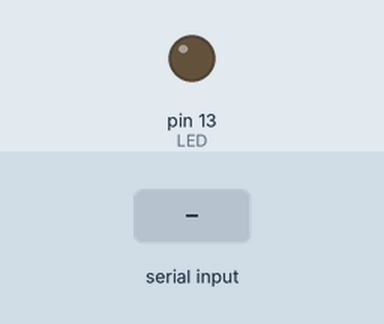
Recording of a sketch running on a simulated Arduino Mega 2560, built with avr-gcc and run on an emulated ATmega2560. On the bench: output pins drawn as LEDs (lit = HIGH). Inputs (shaded band) come from the test bench.

Above: at 1.2 s.
1.3 s: "1" received over the second serial link
At 2.5 s:
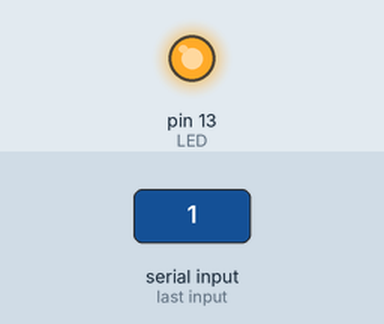
2.8 s: "0" received over the second serial link
At 3.8 s:
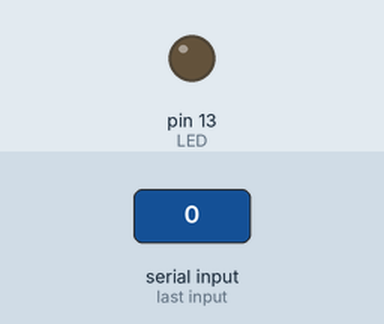
Timing chart, 0 to 5.8 s (numbered marks = the images above; inputs shaded):
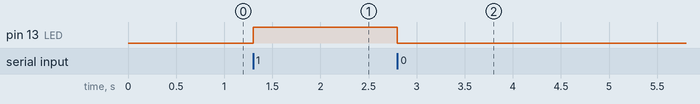

Measured:
- after the input at 1.3 s, pin 13 (LED): LOW → HIGH at once
- after the input at 2.8 s, pin 13 (LED): HIGH → LOW at once

The sketch:

jetson_uno_uart.ino
```cpp
/*
 *  Date: 2021-06-22
 *  Author: Park Kuyeon
 *  Title: Jetson - Arduino UNO UART Program
 *  Description: This is the code about the UNO recieving data from the Jetson
 *              and controls the LED attatched on the UNO and sends LED status to the Jetson.
 *
 *
 */


int LED = 13;
char data;


void setup() {
  //Serial.begin(9600);   // if using Serial Monitor
  Serial1.begin(9600);    // using TX(1), RX(0) pin
  pinMode(LED, OUTPUT);   // LED pin mode setup
}


void loop() {
  while(Serial1.available()){
    data = (char)Serial1.read();    // Receive data from the Jetson
    if(data == '1'){
      digitalWrite(LED, HIGH);
      Serial1.print("LED ON\n");    // Send data to the Jetson
    }
    else if(data == '0'){
      digitalWrite(LED, LOW);
      Serial1.print("LED OFF\n");   // Send data to the Jetson
    }
  }
}
```
